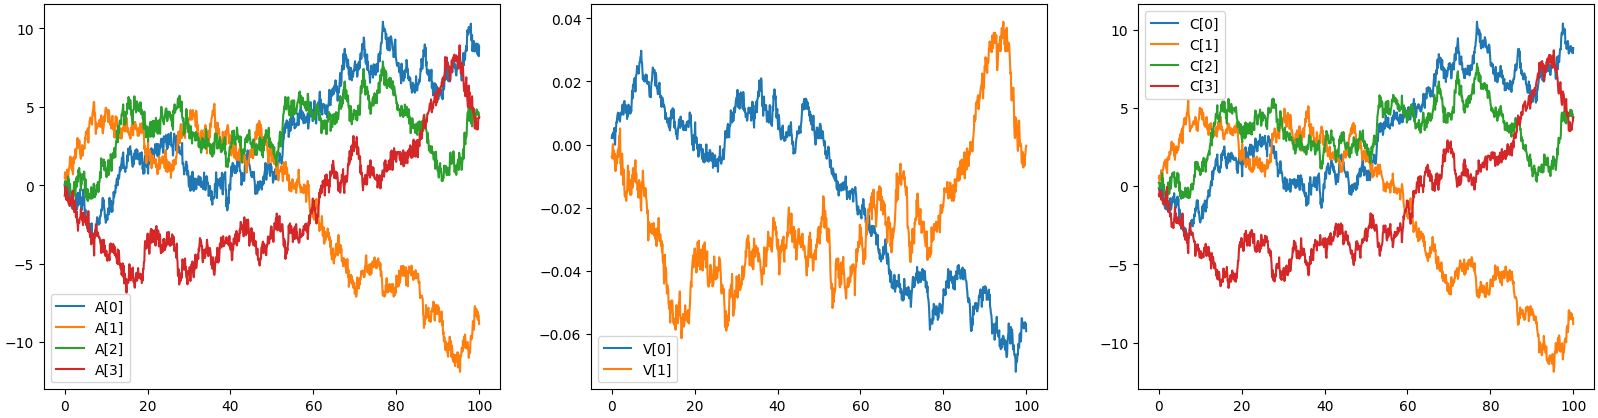

Here is the Python script that generated this plot:
import numpy as np
import matplotlib.pyplot as plt

tmax, N = 100, 1000
dt = tmax / N

np.random.seed(2021)
W = np.random.normal(0, dt, (2, N))
Noise = np.random.normal(0, 0.25, (4, N))
B = W.cumsum(axis=1)
P = np.array([[1, 2], [1, -2], [2, 1], [-2, 1]])
A0 = P.dot(B)
A = A0 + Noise
U, S, V = np.linalg.svd(A)
print(f'singular values = {S}')

C = U[:, :2].dot(np.diag(S[:2]).dot(V[:2, :]))
plt.figure(figsize=(20, 5))
T = np.linspace(0, tmax, N)
plt.subplot(131)
for i in range(4):
    plt.plot(T, A[i], label=f'A[{i}]')
    plt.legend()
plt.subplot(132)
for i in range(2):
    plt.plot(T, V[i], label=f'V[{i}]')
    plt.legend()
plt.subplot(133)
for i in range(4):
    plt.plot(T, C[i], label=f'C[{i}]')
    plt.legend()
error0 = np.sum((A0 - A)**2, axis=1) / N
error1 = np.sum((A0 - C)**2, axis=1) / N
print(f'error0 = {error0}')
print(f'error1 = {error1}')
plt.savefig('KL2.png', bbox_inches='tight', pad_inches=0.05)
plt.show()
